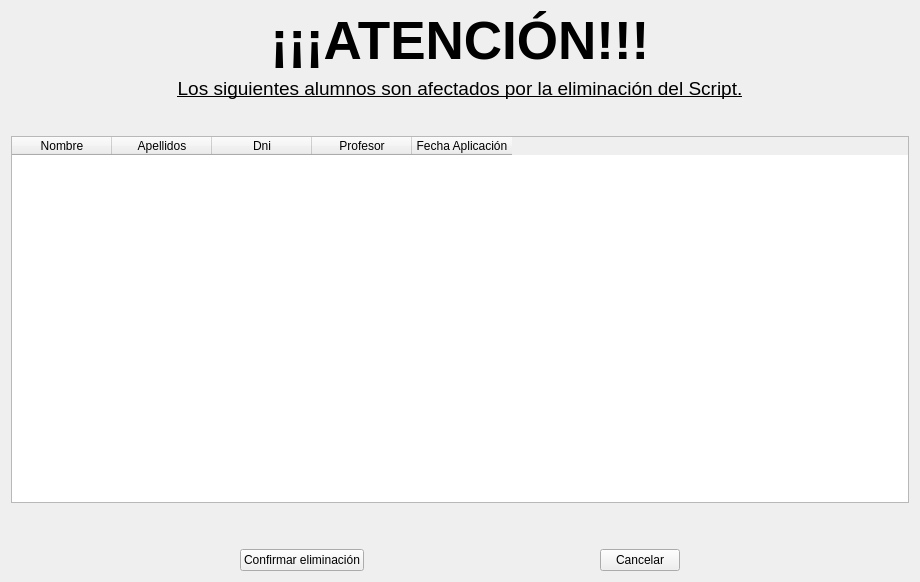
<?xml version="1.0" encoding="UTF-8"?>
<ui version="4.0">
 <class>Form</class>
 <widget class="QWidget" name="Form">
  <property name="geometry">
   <rect>
    <x>0</x>
    <y>0</y>
    <width>920</width>
    <height>582</height>
   </rect>
  </property>
  <property name="windowTitle">
   <string>Panel de administración</string>
  </property>
  <layout class="QVBoxLayout" name="verticalLayout">
   <item>
    <widget class="QLabel" name="label">
     <property name="font">
      <font>
       <pointsize>40</pointsize>
       <weight>75</weight>
       <bold>true</bold>
       <underline>false</underline>
      </font>
     </property>
     <property name="text">
      <string>¡¡¡ATENCIÓN!!!</string>
     </property>
     <property name="alignment">
      <set>Qt::AlignCenter</set>
     </property>
    </widget>
   </item>
   <item>
    <widget class="QLabel" name="label_2">
     <property name="font">
      <font>
       <pointsize>14</pointsize>
       <italic>false</italic>
       <underline>true</underline>
      </font>
     </property>
     <property name="text">
      <string>Los siguientes alumnos son afectados por la eliminación del Script.</string>
     </property>
     <property name="alignment">
      <set>Qt::AlignCenter</set>
     </property>
    </widget>
   </item>
   <item>
    <spacer name="verticalSpacer">
     <property name="orientation">
      <enum>Qt::Vertical</enum>
     </property>
     <property name="sizeType">
      <enum>QSizePolicy::Fixed</enum>
     </property>
     <property name="sizeHint" stdset="0">
      <size>
       <width>20</width>
       <height>30</height>
      </size>
     </property>
    </spacer>
   </item>
   <item>
    <widget class="QTableWidget" name="tAlumnosAfectados">
     <property name="whatsThis">
      <string>En ésta tabla se muestran aquellos alumnos que son afectados por la eliminación del script. Es imperativo revisar bien todo antes de proceder con el borrado.</string>
     </property>
     <column>
      <property name="text">
       <string>Nombre</string>
      </property>
      <property name="icon">
       <iconset>
        <normaloff>plasma-next-icons/Breeze/actions/toolbar/format-text-subscript.svg</normaloff>plasma-next-icons/Breeze/actions/toolbar/format-text-subscript.svg</iconset>
      </property>
     </column>
     <column>
      <property name="text">
       <string>Apellidos</string>
      </property>
      <property name="icon">
       <iconset>
        <normaloff>plasma-next-icons/Breeze/actions/toolbar/format-text-superscript.svg</normaloff>plasma-next-icons/Breeze/actions/toolbar/format-text-superscript.svg</iconset>
      </property>
     </column>
     <column>
      <property name="text">
       <string>Dni</string>
      </property>
      <property name="icon">
       <iconset>
        <normaloff>plasma-next-icons/Breeze/actions/toolbar/document-edit-decrypt.svg</normaloff>plasma-next-icons/Breeze/actions/toolbar/document-edit-decrypt.svg</iconset>
      </property>
     </column>
     <column>
      <property name="text">
       <string>Profesor</string>
      </property>
      <property name="icon">
       <iconset>
        <normaloff>plasma-next-icons/Breeze/actions/toolbar/im-invisible-user.svg</normaloff>plasma-next-icons/Breeze/actions/toolbar/im-invisible-user.svg</iconset>
      </property>
     </column>
     <column>
      <property name="text">
       <string>Fecha Aplicación</string>
      </property>
      <property name="icon">
       <iconset>
        <normaloff>plasma-next-icons/Breeze/actions/toolbar/view-calendar-day.svg</normaloff>plasma-next-icons/Breeze/actions/toolbar/view-calendar-day.svg</iconset>
      </property>
     </column>
    </widget>
   </item>
   <item>
    <spacer name="verticalSpacer_2">
     <property name="orientation">
      <enum>Qt::Vertical</enum>
     </property>
     <property name="sizeType">
      <enum>QSizePolicy::Fixed</enum>
     </property>
     <property name="sizeHint" stdset="0">
      <size>
       <width>20</width>
       <height>40</height>
      </size>
     </property>
    </spacer>
   </item>
   <item>
    <layout class="QHBoxLayout" name="horizontalLayout">
     <item>
      <spacer name="horizontalSpacer">
       <property name="orientation">
        <enum>Qt::Horizontal</enum>
       </property>
       <property name="sizeHint" stdset="0">
        <size>
         <width>40</width>
         <height>20</height>
        </size>
       </property>
      </spacer>
     </item>
     <item>
      <widget class="QPushButton" name="bConfirmar">
       <property name="toolTip">
        <string>Confirma la eliminación del Script.</string>
       </property>
       <property name="text">
        <string>Confirmar eliminación</string>
       </property>
       <property name="icon">
        <iconset>
         <normaloff>plasma-next-icons/Breeze/actions/toolbar/dialog-ok-apply.svg</normaloff>plasma-next-icons/Breeze/actions/toolbar/dialog-ok-apply.svg</iconset>
       </property>
      </widget>
     </item>
     <item>
      <spacer name="horizontalSpacer_2">
       <property name="orientation">
        <enum>Qt::Horizontal</enum>
       </property>
       <property name="sizeHint" stdset="0">
        <size>
         <width>40</width>
         <height>20</height>
        </size>
       </property>
      </spacer>
     </item>
     <item>
      <widget class="QPushButton" name="bCancelar">
       <property name="whatsThis">
        <string>Cancela la acción.</string>
       </property>
       <property name="text">
        <string>Cancelar</string>
       </property>
       <property name="icon">
        <iconset>
         <normaloff>plasma-next-icons/Breeze/actions/toolbar/list-remove.svg</normaloff>plasma-next-icons/Breeze/actions/toolbar/list-remove.svg</iconset>
       </property>
      </widget>
     </item>
     <item>
      <spacer name="horizontalSpacer_3">
       <property name="orientation">
        <enum>Qt::Horizontal</enum>
       </property>
       <property name="sizeHint" stdset="0">
        <size>
         <width>40</width>
         <height>20</height>
        </size>
       </property>
      </spacer>
     </item>
    </layout>
   </item>
  </layout>
 </widget>
 <resources/>
 <connections/>
</ui>
